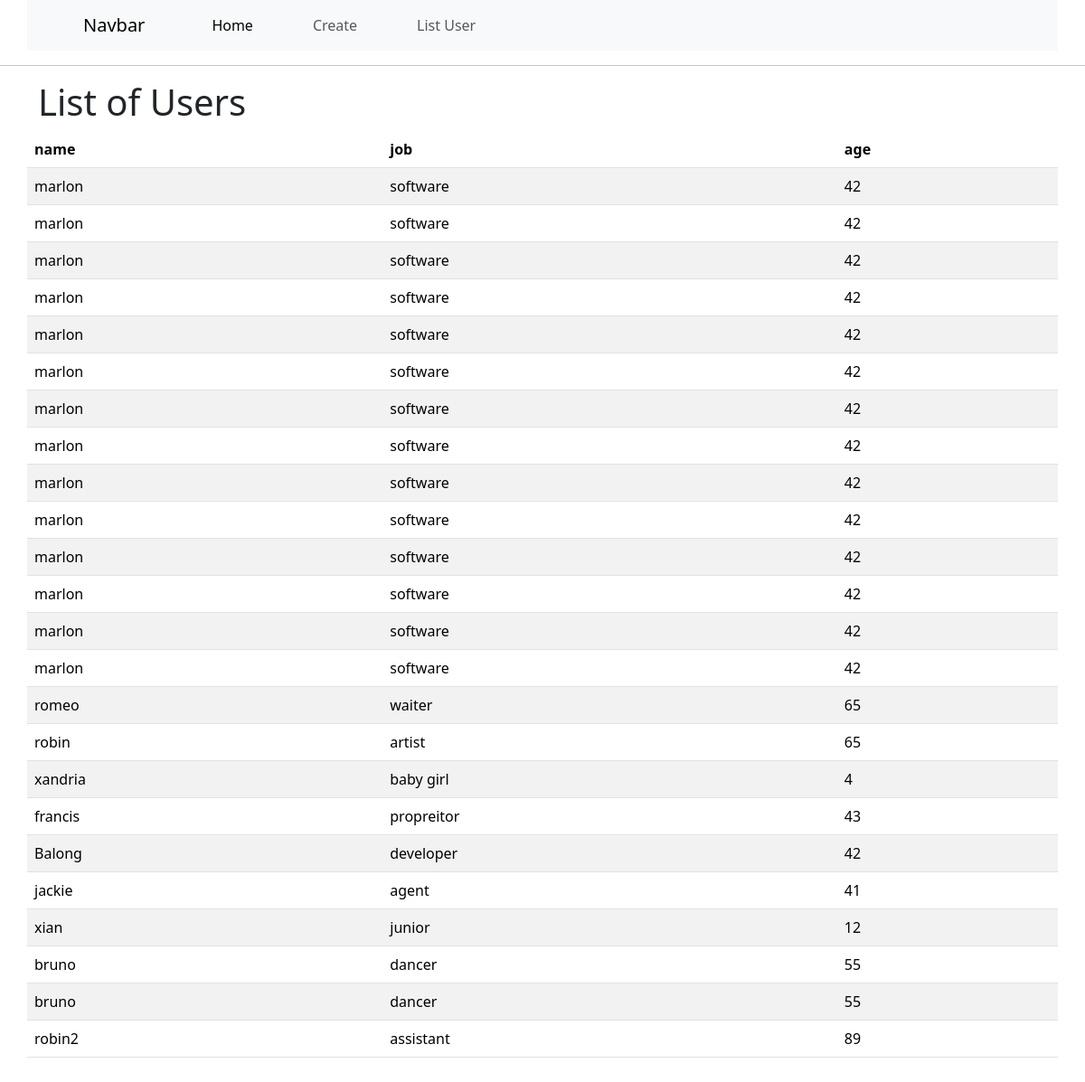
Page /list on the committed database.
### models.py (models this page shows, shortened)
class Person(db.Model):
    __tablaname__='people'
    pid =db.Column(db.Integer,primary_key=True)
    name =db.Column(db.Text,nullable=False)
    age =db.Column(db.Integer)
    job = db.Column(db.Text)

### routes.py (the view)
    @app.route('/list')
    def users_list():
        people = Person.query.all()
        return render_template('viewusers.html', people = people)

### routes.py (called while the page is built)
def register_routes(app,db):
    @app.route('/list')
    def users_list():
        people = Person.query.all()
        return render_template('viewusers.html', people = people)
    @app.route('/save',methods= ['POST'])
    def save():
        person = Person
        person.name = request.form['name']
        person.age = request.form['age']
        person.job = request.form['job']
        person.create(person)
        return render_template('index.html', message='user successfully created')
    @app.route('/store')
    def index():
        return render_template('store.html')
    @app.route('/')
    def main():
        return render_template('index.html')

### templates/viewusers.html (shortened to what this page needs)
{% extends 'base.html' %}
{% block content %}
    <h1>List of Users</h1>
    <table class="table table-striped table-hover">
    <thead>
        <tr>
            <th>name</th>
            <th>job</th>
            <th>age</th>
        </tr>
    </thead>
          <tbody>
            {%for person in people%}
            <tr>
     <td>{{person.name}}</td>
     <td>{{person.age}}</td>
     <td>{{person.job}}</td>
       </tr>
     {% endfor%}
          </tbody>
      </table>
{% endblock %}

### templates/base.html (shortened to what this page needs)
<!DOCTYPE html>
<html lang="en">
<head>
    <link href="https://cdn.jsdelivr.net/npm/bootstrap@5.3.3/dist/css/bootstrap.min.css" rel="stylesheet">
</head>
<body>
    <div class="container">
        <div class="row">
            <nav class="navbar navbar-expand-lg bg-body-tertiary">
                <div class="container-fluid">
                  <a class="navbar-brand" href="/">Navbar</a>
                  <div class="collapse navbar-collapse" id="navbarNav">
                    <ul class="navbar-nav">
                      <li class="nav-item">
                        <a class="nav-link active" aria-current="page" href="/">Home</a>
                      </li>
                      <li class="nav-item">
                        <a class="nav-link" href="/store">Create</a>
                      </li>
                      <li class="nav-item">
                        <a class="nav-link" href="/list">List User</a>
                      </li>
                    </ul>
                  </div>
                </div>
              </nav>
        </div>
    </div>
    <hr>
    <div class="container">
        <div class="row">
            {% block content %} {% endblock %}
        </div>
    </div>
</body>
</html>

### templates/base.html (style rules this page uses)
nav a { color: #d64161; font-size: 3em; margin-left: 50px; text-decoration: none; }

### rows in the picture
Person: name "marlon", age "software", job "42"
Person: name "marlon", age "software", job "42"
Person: name "marlon", age "software", job "42"
Person: name "marlon", age "software", job "42"
Person: name "marlon", age "software", job "42"
Person: name "marlon", age "software", job "42"
Person: name "marlon", age "software", job "42"
Person: name "marlon", age "software", job "42"
Person: name "marlon", age "software", job "42"
Person: name "marlon", age "software", job "42"
Person: name "marlon", age "software", job "42"
Person: name "marlon", age "software", job "42"
Person: name "marlon", age "software", job "42"
Person: name "marlon", age "software", job "42"
Person: name "romeo", age "waiter", job "65"
Person: name "robin", age "artist", job "65"
Person: name "xandria", age "baby girl", job "4"
Person: name "francis", age "propreitor", job "43"
Person: name "Balong", age "developer", job "42"
Person: name "jackie", age "agent", job "41"
Person: name "xian", age "junior", job "12"
Person: name "bruno", age "dancer", job "55"
Person: name "bruno", age "dancer", job "55"
Person: name "robin2", age "assistant", job "89"
